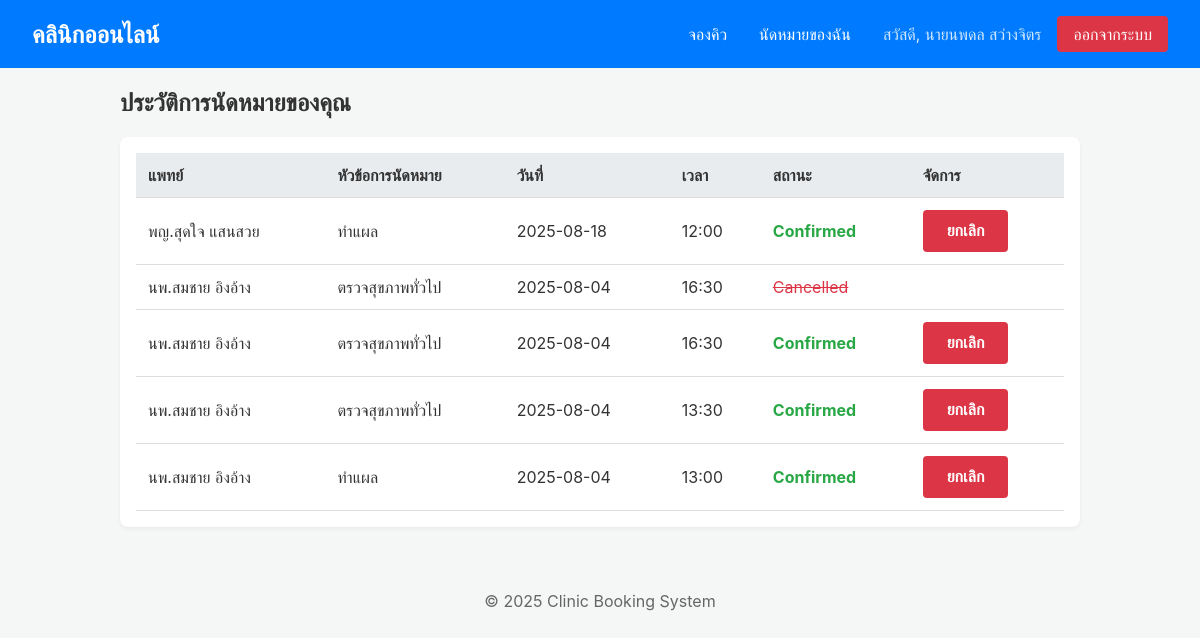
Page /my_appointments (signed in) on the earlier database version.
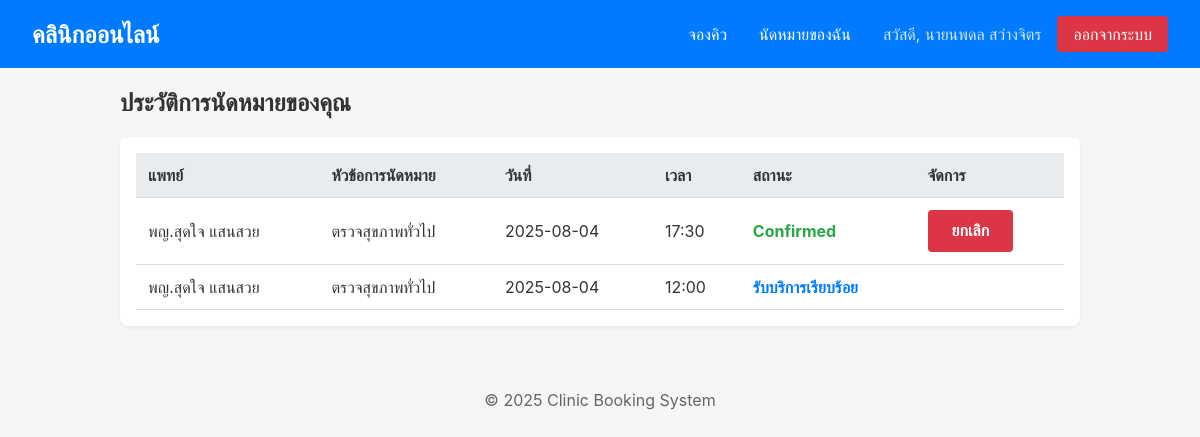
Same page on the later database version.
### tables this page shows
CREATE TABLE appointments (
                id INTEGER PRIMARY KEY AUTOINCREMENT,
                patient_id INTEGER NOT NULL,
                doctor_id INTEGER NOT NULL,
                subject_id INTEGER,
                appointment_date TEXT NOT NULL,
                appointment_time TEXT NOT NULL,
                status TEXT NOT NULL,
                FOREIGN KEY (patient_id) REFERENCES patients (id) ON DELETE CASCADE,
                FOREIGN KEY (doctor_id) REFERENCES doctors (id) ON DELETE CASCADE,
                FOREIGN KEY (subject_id) REFERENCES appointment_subjects (id) ON DELETE SET NULL
            );

CREATE TABLE doctors (
                id INTEGER PRIMARY KEY AUTOINCREMENT,
                name TEXT NOT NULL,
                specialty TEXT NOT NULL,
                available_time TEXT
            );

CREATE TABLE appointment_subjects (
                id INTEGER PRIMARY KEY AUTOINCREMENT,
                title TEXT NOT NULL UNIQUE
            );

### app.py (the view)
@app.route('/my_appointments')
@login_required(role="patient")
def my_appointments():
    db = get_db()
    appointments = db.execute("""
        SELECT a.id, d.name AS doctor_name, s.title AS subject_title, a.appointment_date, a.appointment_time, a.status
        FROM appointments a JOIN doctors d ON a.doctor_id = d.id LEFT JOIN appointment_subjects s ON a.subject_id = s.id
        WHERE a.patient_id = ? ORDER BY a.appointment_date DESC, a.appointment_time DESC
    """, (session['user_id'],)).fetchall()
    return render_template('my_appointments.html', appointments=appointments)

### app.py (called while the page is built)
def get_db():
    db = getattr(g, '_database', None)
    if db is None:
        db = g._database = sqlite3.connect(DATABASE)
        db.row_factory = sqlite3.Row
    return db

@app.teardown_appcontext
def close_connection(exception):
    db = getattr(g, '_database', None)
    if db is not None:
        db.close()

def login_required(role="any"):
    def decorator(f):
        @wraps(f)
        def decorated_function(*args, **kwargs):
            if 'user_id' not in session:
                flash('กรุณาล็อกอินเพื่อเข้าถึงหน้านี้', 'warning')
                return redirect(url_for('login'))
            allowed_roles = role.split(',')
            if role != "any" and session.get('role') not in allowed_roles:
                flash('คุณไม่มีสิทธิ์เข้าถึงหน้านี้', 'danger')
                return redirect(url_for('index'))
            return f(*args, **kwargs)
        return decorated_function
    return decorator

### templates/my_appointments.html
{% extends "layout.html" %}
{% block content %}
    <h2>ประวัติการนัดหมายของคุณ</h2>
    {% if appointments %}
    <div class="table-container">
    <table>
        <thead>
            <tr>
                <th>แพทย์</th>
                <th>หัวข้อการนัดหมาย</th> <th>วันที่</th>
                <th>เวลา</th>
                <th>สถานะ</th>
                <th>จัดการ</th>
            </tr>
        </thead>
        <tbody>
            {% for appt in appointments %}
            <tr>
                <td>{{ appt.doctor_name }}</td>
                <td>{{ appt.subject_title or 'N/A' }}</td> <td>{{ appt.appointment_date }}</td>
                <td>{{ appt.appointment_time }}</td>
                <td><span class="status-{{ appt.status.lower() }}">{{ appt.status }}</span></td>
                <td>
                    {% if appt.status == 'Confirmed' %}
                    <form action="{{ url_for('cancel_appointment', appointment_id=appt.id) }}" method="POST">
                        <button type="submit" class="btn btn-danger" onclick="return confirm('ยืนยันการยกเลิกนัดหมาย?')">ยกเลิก</button>
                    </form>
                    {% endif %}
                </td>
            </tr>
            {% endfor %}
        </tbody>
    </table>
</div>
    {% else %}
    <p>คุณยังไม่มีรายการนัดหมาย</p>
    {% endif %}
{% endblock %}

Differences in the rows shown:
no longer on this page (row edited): appointments: doctor_name "พญ.สุดใจ แสนสวย", title "ทำแผล", appointment_date "2025-08-18", appointment_time "12:00", status "Confirmed"
no longer on this page (row unchanged): appointments: doctor_name "นพ.สมชาย อิงอ้าง", title "ตรวจสุขภาพทั่วไป", appointment_date "2025-08-04", appointment_time "16:30", status "Cancelled"
no longer on this page (row edited): appointments: doctor_name "นพ.สมชาย อิงอ้าง", title "ตรวจสุขภาพทั่วไป", appointment_date "2025-08-04", appointment_time "16:30", status "Confirmed"
no longer on this page (row edited): appointments: doctor_name "นพ.สมชาย อิงอ้าง", title "ตรวจสุขภาพทั่วไป", appointment_date "2025-08-04", appointment_time "13:30", status "Confirmed"
no longer on this page (row edited): appointments: doctor_name "นพ.สมชาย อิงอ้าง", title "ทำแผล", appointment_date "2025-08-04", appointment_time "13:00", status "Confirmed"
added appointments: doctor_name "พญ.สุดใจ แสนสวย", title "ตรวจสุขภาพทั่วไป", appointment_date "2025-08-04", appointment_time "17:30", status "Confirmed"
added appointments: doctor_name "พญ.สุดใจ แสนสวย", title "ตรวจสุขภาพทั่วไป", appointment_date "2025-08-04", appointment_time "12:00", status "รับบริการเรียบร้อย"
